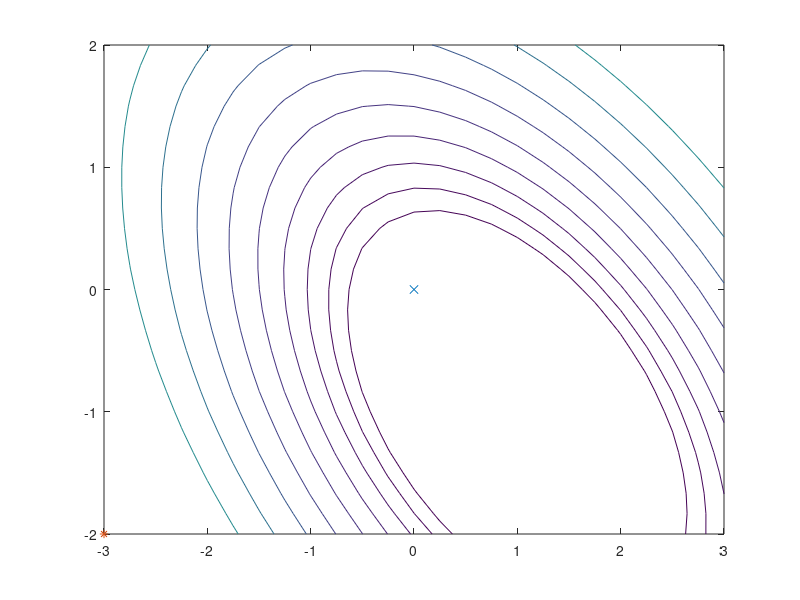

This figure's MATLAB source: (Note: this script raises an error after producing the figure.)
%%%%%%%%%%%%%%%%%%%%%%%%%%%%%%%%%%%%%%%%%%%%%%%%%%%%%%%%%%%%%%%%%%%%%%%%%%%
% Libro: MATLAB: COMPUTACIÓN METAHEURÍSTICA Y BIO-iNSPIRADA
% Chapter 1: Optimización.
% Description: Segundo algoritmo del capitulo 1:
%              Broyden-Fletcher-Goldfard-Shanno (BFGS)
%              Para optimización de funciones continuas
% Authors/Researchers: Dr. Erik Cuevas, Dr. Fernando Fausto, 
%                      Dr. Jorge Gálvez, Dra. Alma Rodríguez
% Research center: Centro Universitario de Ciencias Exactas e Ingenierías 
%                  Universidad de Guadalajara
%%%%%%%%%%%%%%%%%%%%%%%%%%%%%%%%%%%%%%%%%%%%%%%%%%%%%%%%%%%%%%%%%%%%%%%%%%%
% Programador: Alberto Ramírez Bello
% Fecha: Enero 26th, 2024
%%%%%%%%%%%%%%%%%%%%%%%%%%%%%%%%%%%%%%%%%%%%%%%%%%%%%%%%%%%%%%%%%%%%%%%%%%%

% Limpiar memoria
clear all

% Función objetivo
a =  1; b = 1; c = 1;
d = -1; e = 1; f = 0;
A = [2*a b; b 2*c];
B = [d;e];
C = f;
point_n = 25;
x = linspace(-3, 3, point_n);
y = linspace(-2, 2, point_n);
[xx,yy] = meshgrid(x,y);
zz = a*xx.^2 + b*xx.*yy + c*yy.^2 + d*xx + e*yy + f;

% Graficando la función
%{ 
mesh(xx,yy,zz);
view([-20 25]);
set(gca, 'box', 'on');
axis([-inf inf -inf inf -inf inf]);
xlabel('X_1');
ylabel('X_2');
zlabel('f(X_1,X_2)');
title('(a)');
figure
%}

% Seleccion del punto inicial x0
x0 = -3; y0 = -2;
p_count = 300;
position = zeros(p_count, 2);
position(1,1) = x0; position(1,2) = y0;
t = position(1, :)';
contour_level = 1/2*t'*A*t+B'*t+C;

% Gradiente de la funcion objetivo definida como:
% f(x_1,x_2) = (x1)^2 + (x2)^2 + (x1*x2) - x1 + x2 
siz = size(A);
g = A*t+B;

% Inicializar M con la matriz hessiana I
InvHess = eye(siz);
d_g=0;

% Iniciando el proceso de minimización
for i = 2:10
    dirc = -InvHess * g;
     
    %  Determinando la nueva posicion con la siguiente ecuación
    %        x^(k+1) = M^k * (g^(k+1) - g^k) + x^k
    position(i,:) = position(i-1,:) + 0.1 * dirc';
    t = position(i,:)';
    contour_level = [contour_level; 1/2*t'*A*t+B'*t+C];
    g_old = g;
    g = A*t+B;
    d_pos = position(i,:)' - position(i-1,:)';
    d_g = g - g_old;
     
    % ----- Obtener M(k) por medio de la ecuacion ------
    % M^(k+1) = (I-(delta-x_k*(delta-g_k)^T)/((delta-x_k)^T*delta-g_k)))...
    % *M^k*(I-((delta-g_k*(delta-x_k)^T)/((delta-x_k)^T*delta-g_k)))+...
    % (delta-x_k*(delta-x_k)^T)/((delta-x_k)^T*delta-g_k)
    InvHess = ( eye(siz) - ( (d_pos*d_g')/(d_pos'*d_g) ) ) * InvHess * ...
    ( eye(siz) - (d_g*d_pos')/(d_pos'*d_g) ) + (d_pos*d_pos')/(d_pos'*d_g);

end

% Graficando los resultados
contour(xx, yy, zz, contour_level);
hold on;
x_last = position(p_count,1);
y_last = position(p_count,2);
plot(x_last, y_last, 'x');
plot(x0,y0,'*')
arrow(position(1:3,1), position(1:3,2));
xlabel('x_1');
ylabel('x_2');
title('(b)')
hold off;
axis image;